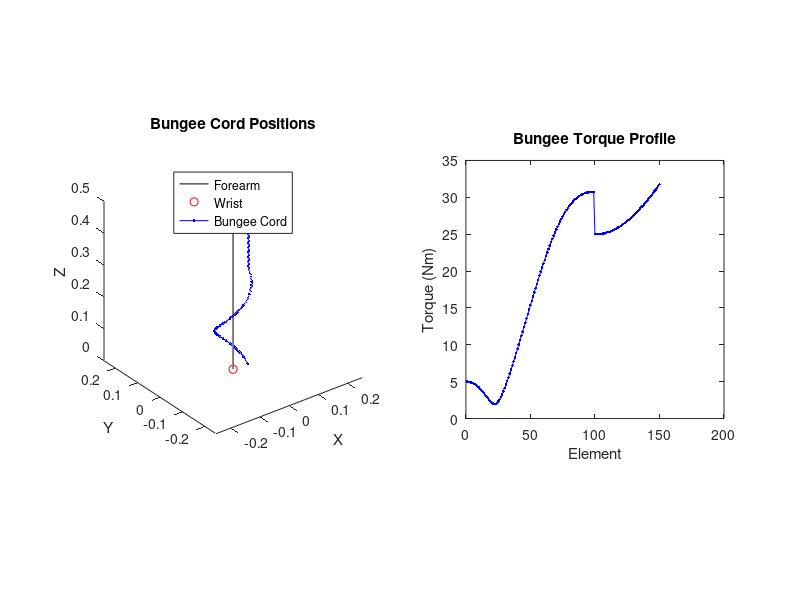

Recreate this plot in MATLAB.
close all;
clear all;
clc;

%% Initialize Input Variables

% Parameters
length_wrap = 0.3;            % Length of the helical wrapping section (in meters)
length_straight = 0.2;        % Length of the straight section (in meters)
radius_forearm = 0.05;        % Radius of the forearm (in meters)
num_elements_wrap = 100;      % Number of elastic elements in the helical wrapping section
num_elements_straight = 50;   % Number of elastic elements in the straight section
pitch = 1;                    % Number of rotations around the forearm for helical wrapping
tension = 100;                % Bungee cord tension parameter


%% Joint Positions & Cords

% Define the position of the wrist
x_wrist = 0;                  % x-coordinate of the wrist
y_wrist = 0;                  % y-coordinate of the wrist
z_wrist = 0;                  % z-coordinate of the wrist

% Calculate the length of each elastic element
element_length_wrap = length_wrap / num_elements_wrap;
element_length_straight = length_straight / num_elements_straight;

% Initialize arrays to store the position and torque of each element along the forearm
x_cord = zeros(1, num_elements_wrap + num_elements_straight);
y_cord = zeros(1, num_elements_wrap + num_elements_straight);
z_cord = zeros(1, num_elements_wrap + num_elements_straight);
torque_profile = zeros(1, num_elements_wrap + num_elements_straight);

% Calculate the helical wrapping of the bungee cord
theta = 2 * pi * pitch * (0:num_elements_wrap-1) / num_elements_wrap;
x_cord(1:num_elements_wrap) = x_wrist + radius_forearm * cos(theta);
y_cord(1:num_elements_wrap) = y_wrist + radius_forearm * sin(theta);
z_cord(1:num_elements_wrap) = linspace(0, length_wrap, num_elements_wrap);

% Calculate the position of the first point on the straight section
x_cord(num_elements_wrap+1) = x_wrist + radius_forearm * cos(theta(end));
y_cord(num_elements_wrap+1) = y_wrist + radius_forearm * sin(theta(end));
z_cord(num_elements_wrap+1) = length_wrap;

% Calculate the tangent vector of the straight section
tangent_vector_straight = [0, 0, element_length_straight];

% Calculate the positions of the remaining points on the straight section
for i = num_elements_wrap+2:num_elements_wrap+num_elements_straight
    x_cord(i) = x_cord(i-1) + tangent_vector_straight(1);
    y_cord(i) = y_cord(i-1) + tangent_vector_straight(2);
    z_cord(i) = z_cord(i-1) + tangent_vector_straight(3);
end


%% Torque Calculations

% Calculate the torque at each element along the forearm (including the straight section)
torque_profile = tension * ones(1, num_elements_wrap + num_elements_straight);
for i = 1:num_elements_wrap
    distance = sqrt((radius_forearm - z_cord(i) * sin(theta(i)))^2 + (z_cord(i) * cos(theta(i)))^2);
    torque_profile(i) = tension * distance;
end
for i = num_elements_wrap+1:num_elements_wrap+num_elements_straight
    distance = sqrt((radius_forearm - length_wrap)^2 + (z_cord(i) - length_wrap)^2);
    torque_profile(i) = tension * distance;
end

% Modify the torque profile at the transition point to ensure continuity
torque_profile(num_elements_wrap) = torque_profile(num_elements_wrap + 1);


%% Plotting Functions

% Plot the forearm, wrist, and bungee cord positions
figure(1);
subplot(1,2,1);
plot3([x_wrist, x_wrist], [y_wrist, y_wrist], [z_wrist, z_wrist + length_wrap + length_straight], 'k-'); % Forearm
hold on;
plot3(x_wrist, y_wrist, z_wrist, 'ro'); % Wrist
plot3(x_cord, y_cord, z_cord, 'b.-'); % Bungee Cord
axis equal;
xlabel('X');
ylabel('Y');
zlabel('Z');
title('Bungee Cord Positions');
legend('Forearm', 'Wrist', 'Bungee Cord', 'Location', 'north');
hold off;

% Plot the bungee torque profile
subplot(1,2,2);
plot(1:(num_elements_wrap + num_elements_straight), torque_profile, 'b.-');
xlabel('Element');
ylabel('Torque (Nm)');
title('Bungee Torque Profile');

% Adjust the subplot spacing
subplot(1,2,1);
pbaspect([1 1 1]);
subplot(1,2,2);
pbaspect([1 1 1]);

set(gcf, 'Units', 'Normalized', 'OuterPosition', [0 0 1 1]);
saveas(figure(1),fullfile([pwd '\MATLAB Figures'],'ExoNET_Bungee_Wrapping_v1.png')); % save to computer

